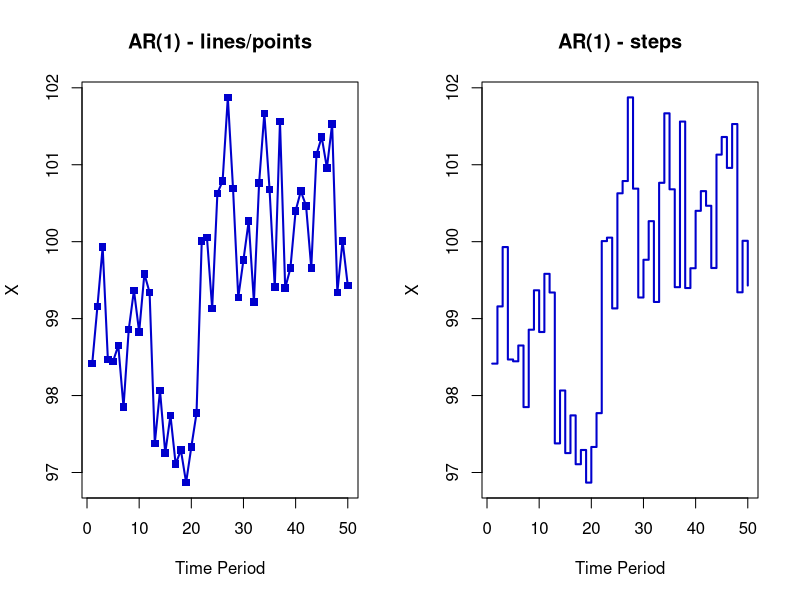

Reproduce this figure in R.
N			= 50
StartVal	= 100

rho = 0.8

randomE	= rnorm(N, 0, 1)

# AR 1 - mean reverted
ar1 = rep(0, N + 1)
# first element is the starting value
ar1[1] = StartVal

for (t in 2:(N + 1)) {
	ar1[t] = rho * ar1[t - 1] + StartVal * (1 - rho) + randomE[t-1]
}

# discard the starting value and keep X1,...,X_N
ar1 = ar1[-1]

# Plotting two types
par(mfrow=c(1,2))

plot(1:N, ar1, type = "o", col = "blue3", lwd = 2, ylab = "X", xlab = "Time Period", main = "AR(1) - lines/points", pch=15)
plot(1:N, ar1, type = "s", col = "blue3", lwd = 2, ylab = "X", xlab = "Time Period", main = "AR(1) - steps")
